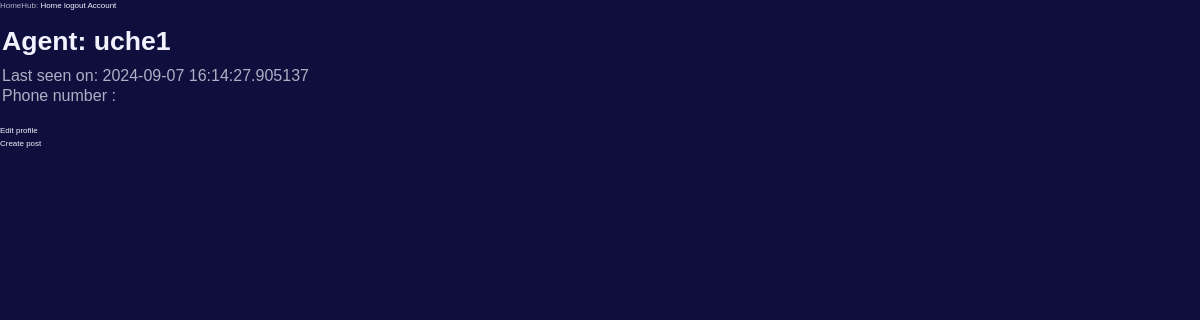
/account/ (signed in), run on an earlier commit of the app's database.
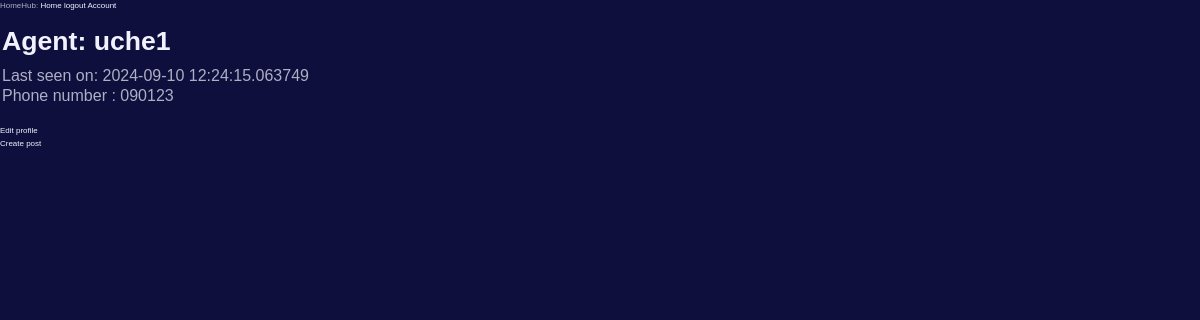
And on a later commit of the database.
### app/models.py (models this page shows, shortened)
class User(db.Model, UserMixin):
    id = db.Column(db.Integer, primary_key=True)
    first_name = db.Column(db.String(20), nullable=False)
    last_name = db.Column(db.String(20), nullable=False)
    username = db.Column(db.String(20), unique=True, nullable=False)
    email = db.Column(db.String(40), unique=True, nullable=False)
    password_hash = db.Column(db.String(250), nullable=False)
    phone_number = db.Column(db.String(15), nullable=False)
    phone_number_2 = db.Column(db.String(15))
    last_seen = db.Column(db.DateTime, default=lambda: datetime.now(timezone.utc))
    posts = db.relationship(
        'Post', backref='agent', lazy=True)

### app/routes.py (the view)
@app.route('/account/')
@login_required
def account():
    return render_template('account.html', title='account page')

### app/models.py (called while the page is built)
@login.user_loader
def load_user(id):
    return User.query.get(int(id))

### app/routes.py (called while the page is built)
@app.before_request
def before_request():
    if current_user.is_authenticated:
        current_user.last_seen = datetime.now(timezone.utc)
        db.session.commit()

### app/templates/account.html (shortened to what this page needs)
{% extends 'base.html' %}
{% block content %}
    <table>
	    <tr valign="top">
            <td>
		        <h1>Agent: {{ current_user.username }}</h1>
		        {% if current_user.last_seen %}<p>Last seen on: {{ current_user.last_seen }}</p>
		        {% endif %}
	        </td>
        </tr>
        <tr>
            <td>
                <p>Phone number : {{ current_user.phone_number }}</p></br>
            </td>
        </tr>
    </table>
    <p>
        <a href="{{ url_for('edit_account') }}">Edit profile</a>
    </p>
    <p>
        <a href="{{ url_for('create_post') }}">Create post</a>
    </p>
{% endblock content %}

### app/templates/base.html (shortened to what this page needs)
</html><!DOCTYPE html>
<html lang="en">
  <head>
    <link
      href="https://unpkg.com/boxicons@2.0.7/css/boxicons.min.css"
      rel="stylesheet"
    />
    <link
      rel="stylesheet"
      href="https://cdnjs.cloudflare.com/ajax/libs/font-awesome/5.15.3/css/all.min.css"
    />
    <link
      rel="stylesheet"
      href="https://unpkg.com/swiper/swiper-bundle.min.css"
    />
    <link rel="stylesheet" href="{{ url_for('static', filename='css/styles.css') }}">
  </head>
  <body>
    <div>HomeHub:
	    <a href="{{ url_for('home') }}">Home</a>
	    {% if current_user.is_anonymous %}
	    <a href="{{ url_for('login') }}">Login</a>
	    <a href="{{ url_for('register') }}">Sign Up</a>
	    {% else %}
	    <a href="{{ url_for('logout') }}">logout</a>
	    <a href="{{ url_for('account') }}">Account</a>
	    {% endif %}
    {% block content %}
    {% endblock content %}
  </body>
</html>

### app/static/css/styles.css (style rules this page uses)
:root { --white: #fff; --black: #222; --green: #be0f02; --grey1: #f0f0f0; --grey2: #e9d7d3; }
*, *::before, *::after { margin: 0; padding: 0; box-sizing: inherit; }
html { box-sizing: border-box; font-size: 55.5%; scroll-behavior: smooth; }
body { font-family: "Roboto", sans-serif; font-size: 1.6rem; background-color: var(--white); font-weight: 400; font-style: normal; }
a { text-decoration: none; }
:root { --color-primary: #6f6af8; --color-primary-light: hsl(242, 91%, 69%, 18%); --color-primary-variant: #5854c7; --color-red: #da0f3f; --color-red-light: hsl(346, 87%, 46%, 15%); --color-green: #00c476; --color-green-light: hsl(156, 100%, 38%, 15%); --color-gray-900: #1e1e66; --color-gray-700: #2d2b7c; --color-gray-300: rgba(242, 242, 254, 0.3); --color-gray-200: rgba(242, 242, 254, 0.7); --color-white: #f2f2fe; --color-bg: #0f0f3e; --transition: all 300ms ease; --container-width-lg: 74%; --container-width-md: 88%; --form-width: 40%; --card-border-radius-1: 0.3rem; --card-border-radius-2: 0.5rem; --card-border-radius-3: 0.8rem; --card-border-radius-4: 2rem; --card-border-radius-5: 5rem; }
* { margin: 0; padding: 0; outline: 0; border: 0; appearance: 0; list-style: none; text-decoration: none; box-sizing: border-box; }
body { font-family: 'Montserrat', sans-serif; line-height: 1.6; color: var(--color-gray-200); overflow-x: hidden; background: var(--color-bg); font-size: 0.9rem; }
h1, h2, h3, h4, h5 { color: var(--color-white); line-height: 1.3; }
h1 { font-size: 3rem; margin: 1rem 0; }
a { color: var(--color-white); transition: var(--transition); }

What changed in the data, as far as the page shows it:
changed User "uche1": last_seen "2024-09-07 16:14:27.905137" → "2024-09-10 12:24:15.063749"; phone_number (not shown) → "090123"
